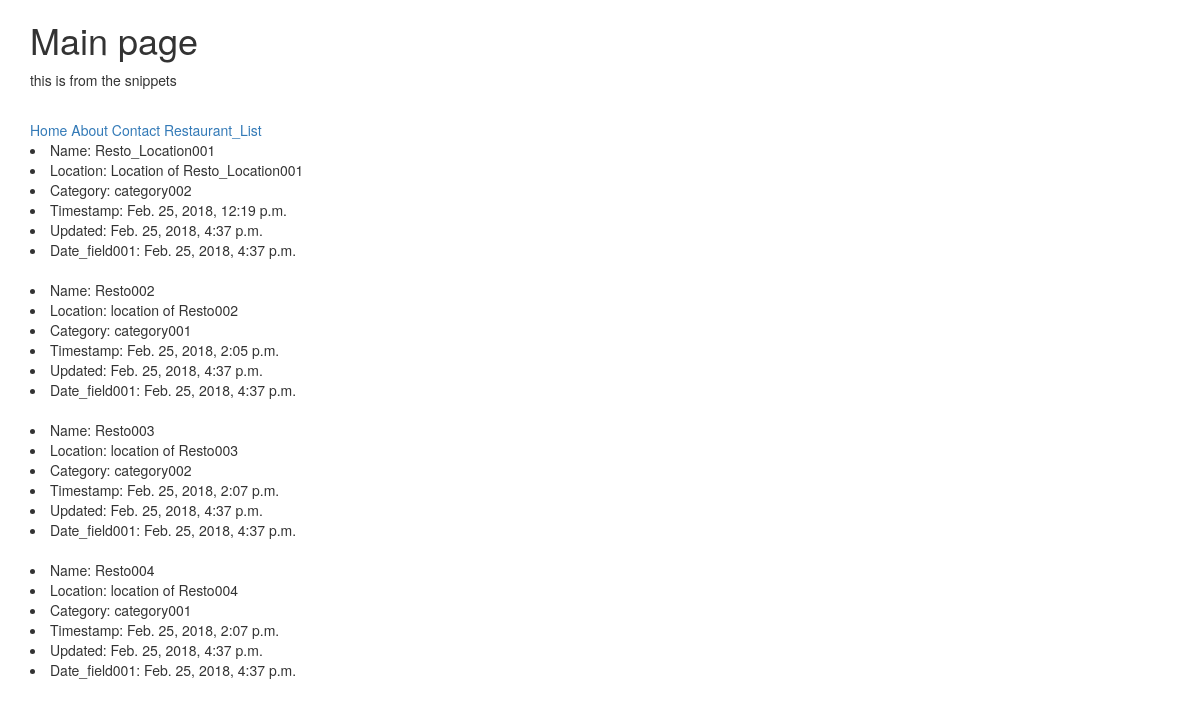
Before: /restaurants_list/ with the older database file.
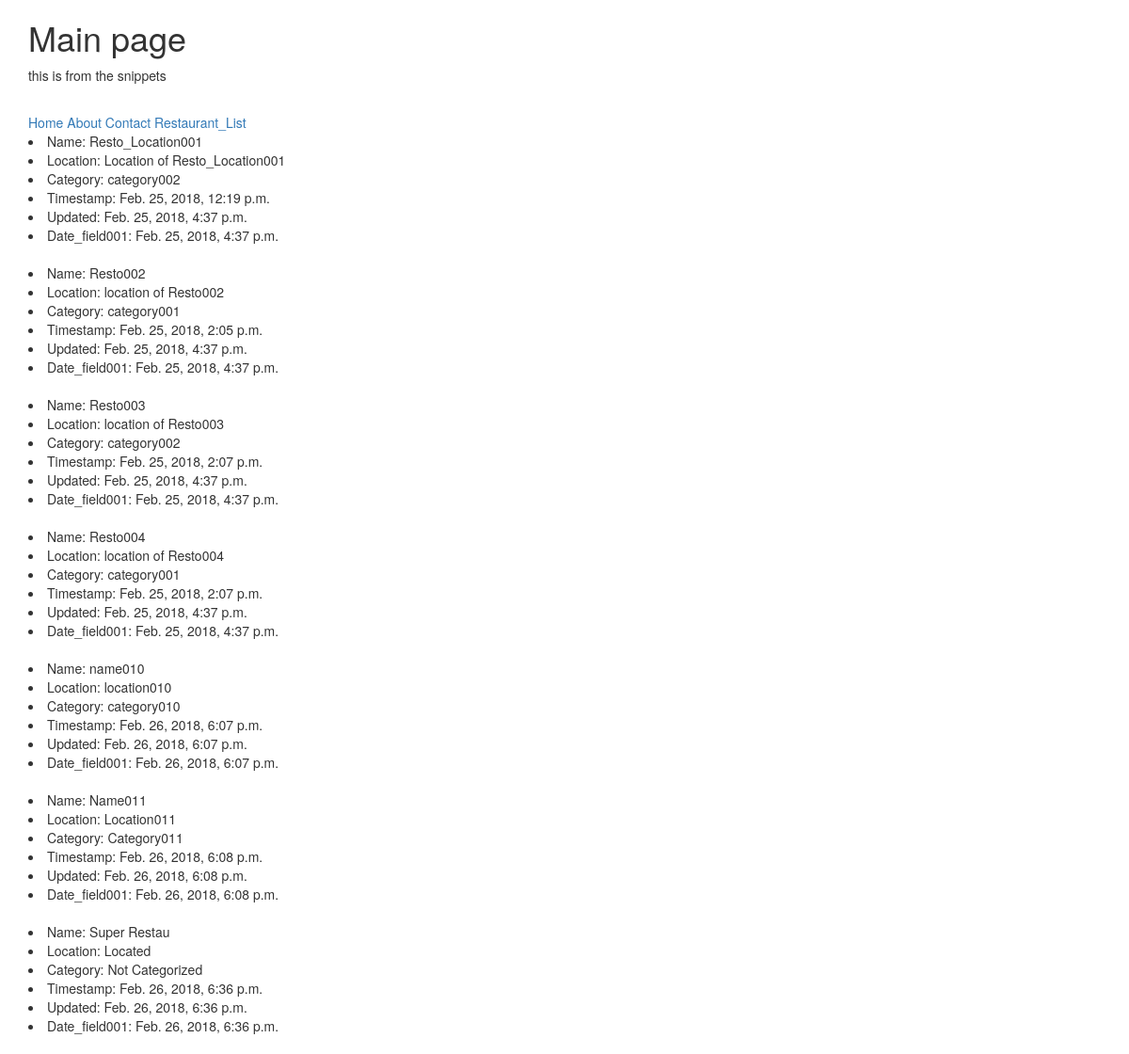
After: the same page with the newer database file.
### rrestaurants/models.py (models this page shows)
class RRestaurantsLocation(models.Model):
    name = models.CharField(
        max_length = 120
    )
    location = models.CharField(
        max_length = 120
    )
    category = models.CharField(
        max_length = 120,
    )
    timestamp = models.DateTimeField(auto_now_add = True )  # to know the first added of this object
    updated = models.DateTimeField(     # when you did an update, you are going to save that time of the update
        auto_now = True
    )
    date_field001 = models.DateTimeField(
        auto_now = True
        , auto_now_add = False
    )
    def __str__(self):
        return self.name

### rrestaurants/views.py (the view)
# urls.py: url(r'^restaurants_list/', restaurants_list),
def restaurants_list(request):
    queryset = RRestaurantsLocation.objects.all()
    print('queryset: ', queryset)
    context = {
        'object_list': queryset
    }
    return render(
        request
        , 'rrestaurants/rrestaurant_list.html'
        , context
    )
    pass

### templates/rrestaurants/rrestaurant_list.html
{% extends "base.html" %}
{% block content %}
{% for elem001 in object_list %}
	<li>Name: {{ elem001.name }}</li>
	<li>Location: {{ elem001.location }}</li>
	<li>Category: {{ elem001.category }}</li>
	<li>Timestamp: {{ elem001.timestamp }}</li>
	<li>Updated: {{ elem001.updated }}</li>
	<li>Date_field001: {{ elem001.date_field001 }}</li>
	<br/>
{% endfor elem001 in some_list %}
{% endblock content %}

### templates/base.html (shortened to what this page needs)
<!DOCTYPE html>
{% load static from staticfiles %}
<html>
<head>
	<link href="{% static '/bootstrap_3_3_7/css/bootstrap.css' %}" rel="stylesheet" type="text/css">
</head>
<body>
<div class="container">
<h1>Main page</h1>
{% include 'snippets/nav.html' %}
{% block content %}
{% endblock content %}
</div>
</body>
</html>

### templates/snippets/nav.html
<p>this is from the snippets
</p>
<br/>
<a href='/home/'>Home</a>
<a href='/about/'>About</a>
<a href='/contact_class_templateview/'>Contact</a>
<a href='/restaurants_list/'>Restaurant_List</a>

Changed rows visible on the page:
added RRestaurantsLocation: name "name010", location "location010", category "category010", timestamp "Feb. 26, 2018, 6:07 p.m.", updated "Feb. 26, 2018, 6:07 p.m.", date_field001 "Feb. 26, 2018, 6:07 p.m."
added RRestaurantsLocation: name "Name011", location "Location011", category "Category011", timestamp "Feb. 26, 2018, 6:08 p.m.", updated "Feb. 26, 2018, 6:08 p.m.", date_field001 "Feb. 26, 2018, 6:08 p.m."
added RRestaurantsLocation: name "Super Restau", location "Located", category "Not Categorized", timestamp "Feb. 26, 2018, 6:36 p.m.", updated "Feb. 26, 2018, 6:36 p.m.", date_field001 "Feb. 26, 2018, 6:36 p.m."
